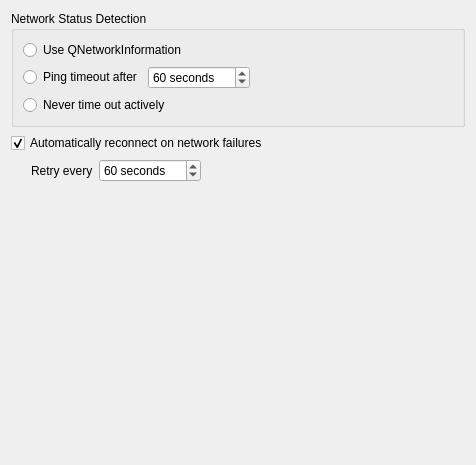
<?xml version="1.0" encoding="UTF-8"?>
<ui version="4.0">
 <class>CoreConnectionSettingsPage</class>
 <widget class="QWidget" name="CoreConnectionSettingsPage">
  <property name="geometry">
   <rect>
    <x>0</x>
    <y>0</y>
    <width>476</width>
    <height>465</height>
   </rect>
  </property>
  <property name="windowTitle">
   <string>Form</string>
  </property>
  <layout class="QVBoxLayout" name="verticalLayout_2">
   <item>
    <widget class="QGroupBox" name="groupBox">
     <property name="title">
      <string>Network Status Detection</string>
     </property>
     <layout class="QVBoxLayout" name="verticalLayout">
      <item>
       <widget class="QRadioButton" name="useQNetworkInformation">
        <property name="toolTip">
         <string>Rely on Qt's network information API to detect if we're online</string>
        </property>
        <property name="text">
         <string>Use QNetworkInformation</string>
        </property>
        <property name="checked">
         <bool>false</bool>
        </property>
       </widget>
      </item>
      <item>
       <layout class="QHBoxLayout" name="horizontalLayout">
        <item>
         <widget class="QRadioButton" name="usePingTimeout">
          <property name="toolTip">
           <string>Actively ping the remote core and disconnect if we didn't get a reply after a certain time</string>
          </property>
          <property name="text">
           <string>Ping timeout after</string>
          </property>
          <property name="checkable">
           <bool>true</bool>
          </property>
          <property name="checked">
           <bool>false</bool>
          </property>
         </widget>
        </item>
        <item>
         <widget class="QSpinBox" name="pingTimeout">
          <property name="toolTip">
           <string>Actively ping the remote core and disconnect if we didn't get a reply after a certain time</string>
          </property>
          <property name="suffix">
           <string> seconds</string>
          </property>
          <property name="minimum">
           <number>30</number>
          </property>
          <property name="maximum">
           <number>3600</number>
          </property>
          <property name="singleStep">
           <number>30</number>
          </property>
          <property name="value">
           <number>60</number>
          </property>
          <property name="settingsKey" stdset="0">
           <string notr="true">PingTimeoutInterval</string>
          </property>
          <property name="defaultValue" stdset="0">
           <UInt>60</UInt>
          </property>
         </widget>
        </item>
        <item>
         <spacer name="horizontalSpacer">
          <property name="orientation">
           <enum>Qt::Horizontal</enum>
          </property>
          <property name="sizeHint" stdset="0">
           <size>
            <width>40</width>
            <height>20</height>
           </size>
          </property>
         </spacer>
        </item>
       </layout>
      </item>
      <item>
       <widget class="QRadioButton" name="useNoTimeout">
        <property name="toolTip">
         <string>Only disconnect if the network socket gets closed by the operating system. This may take a long time after actually losing connectivity</string>
        </property>
        <property name="text">
         <string>Never time out actively</string>
        </property>
       </widget>
      </item>
     </layout>
    </widget>
   </item>
   <item>
    <widget class="QCheckBox" name="autoReconnect">
     <property name="text">
      <string>Automatically reconnect on network failures</string>
     </property>
     <property name="checked">
      <bool>true</bool>
     </property>
     <property name="settingsKey" stdset="0">
      <string notr="true">AutoReconnect</string>
     </property>
     <property name="defaultValue" stdset="0">
      <bool>true</bool>
     </property>
    </widget>
   </item>
   <item>
    <layout class="QHBoxLayout" name="horizontalLayout_2">
     <item>
      <spacer name="horizontalSpacer_2">
       <property name="orientation">
        <enum>Qt::Horizontal</enum>
       </property>
       <property name="sizeType">
        <enum>QSizePolicy::Fixed</enum>
       </property>
       <property name="sizeHint" stdset="0">
        <size>
         <width>20</width>
         <height>20</height>
        </size>
       </property>
      </spacer>
     </item>
     <item>
      <widget class="QLabel" name="reconnectLabel">
       <property name="text">
        <string>Retry every</string>
       </property>
      </widget>
     </item>
     <item>
      <widget class="QSpinBox" name="reconnectInterval">
       <property name="toolTip">
        <string>Interval between consecutive connection attempts</string>
       </property>
       <property name="suffix">
        <string> seconds</string>
       </property>
       <property name="minimum">
        <number>1</number>
       </property>
       <property name="maximum">
        <number>3600</number>
       </property>
       <property name="singleStep">
        <number>1</number>
       </property>
       <property name="value">
        <number>60</number>
       </property>
       <property name="settingsKey" stdset="0">
        <string notr="true">ReconnectInterval</string>
       </property>
       <property name="defaultValue" stdset="0">
        <UInt>60</UInt>
       </property>
      </widget>
     </item>
     <item>
      <spacer name="horizontalSpacer_3">
       <property name="orientation">
        <enum>Qt::Horizontal</enum>
       </property>
       <property name="sizeHint" stdset="0">
        <size>
         <width>40</width>
         <height>20</height>
        </size>
       </property>
      </spacer>
     </item>
    </layout>
   </item>
   <item>
    <spacer name="verticalSpacer">
     <property name="orientation">
      <enum>Qt::Vertical</enum>
     </property>
     <property name="sizeHint" stdset="0">
      <size>
       <width>20</width>
       <height>40</height>
      </size>
     </property>
    </spacer>
   </item>
  </layout>
 </widget>
 <tabstops>
  <tabstop>useQNetworkInformation</tabstop>
  <tabstop>usePingTimeout</tabstop>
  <tabstop>pingTimeout</tabstop>
  <tabstop>useNoTimeout</tabstop>
  <tabstop>autoReconnect</tabstop>
  <tabstop>reconnectInterval</tabstop>
 </tabstops>
 <resources/>
 <connections>
  <connection>
   <sender>usePingTimeout</sender>
   <signal>toggled(bool)</signal>
   <receiver>pingTimeout</receiver>
   <slot>setEnabled(bool)</slot>
   <hints>
    <hint type="sourcelabel">
     <x>134</x>
     <y>79</y>
    </hint>
    <hint type="destinationlabel">
     <x>208</x>
     <y>81</y>
    </hint>
   </hints>
  </connection>
  <connection>
   <sender>autoReconnect</sender>
   <signal>toggled(bool)</signal>
   <receiver>reconnectLabel</receiver>
   <slot>setEnabled(bool)</slot>
   <hints>
    <hint type="sourcelabel">
     <x>75</x>
     <y>141</y>
    </hint>
    <hint type="destinationlabel">
     <x>72</x>
     <y>178</y>
    </hint>
   </hints>
  </connection>
  <connection>
   <sender>autoReconnect</sender>
   <signal>toggled(bool)</signal>
   <receiver>reconnectInterval</receiver>
   <slot>setEnabled(bool)</slot>
   <hints>
    <hint type="sourcelabel">
     <x>136</x>
     <y>142</y>
    </hint>
    <hint type="destinationlabel">
     <x>134</x>
     <y>178</y>
    </hint>
   </hints>
  </connection>
 </connections>
</ui>
